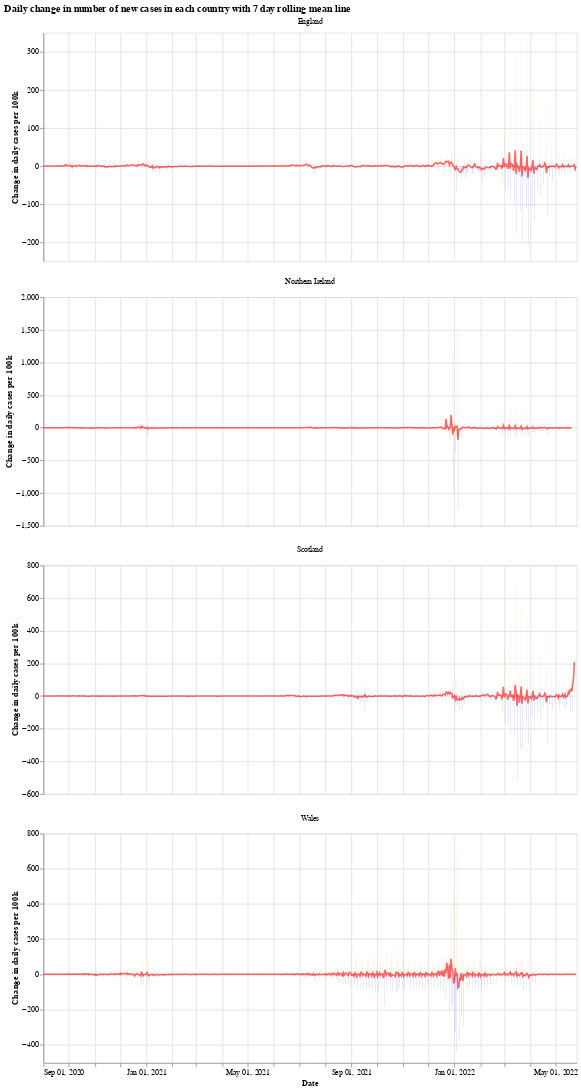

Here is the notebook cell this chart was saved with:
### Markdown cell above
We will use the Python library `Altair` for visualising the data, see the [altair docs](https://altair-viz.github.io/) for more information.

First we have a graph which shows the daily change in the number of new cases for each country. This number jumps up and down all over the place, which is likely due to delay in reporting of new cases over the weekend. Another interesting thing is that it looks like the daily cases in Wales experienced a much shorter period of calm over the summer (calm in the sense of daily cases not jumping up and down).

The orange bars are days when the number of new cases (per 100k population) was more than the previous day, while the blue are days when the number of new cases dropped. The red line is the 7 day moving average. 

When the moving average line is below 0, it means that there is a consistent drop in new cases. We can see this clearly happening around the times that lockdowns were introduced (though, to varying degrees). I will update the graphs soon with a marker of when each lockdown started.

### Code cell
# collapse
import altair as alt

bars = alt.Chart(uk_cases).mark_bar().encode(
    x=alt.X("yearmonthdate(date):T", axis=alt.Axis(title='Date')),
    y=alt.Y("casesChangeRate:Q", axis=alt.Axis(title='Change in daily cases per 100k')),
    tooltip='casesChange',
    color=alt.condition(
        alt.datum.casesChangeRate > 0,
        alt.value("orange"),  # The positive color
        alt.value("blue")  # The negative color
    )
).properties(title='Daily change in number of new cases with 7 day rolling mean',width=700).interactive()

line = alt.Chart(uk_cases).mark_line(
    color='red',
    size=2,
    opacity=0.6
).transform_window(
    rolling_mean='mean(casesChangeRate)',
    frame=[0, 7],
    groupby=['areaName']
).encode(
    x='yearmonthdate(date):T',
    y='rolling_mean:Q'
)

alt.layer(bars, line, data=uk_cases).facet(alt.Column(
    'areaName', title=''), columns=1).resolve_scale(y='independent').properties(title='Daily change in number of new cases in each country with 7 day rolling mean line')

### Figure 1 — Vega-Lite specification as saved in the notebook (floating-point values rounded to 4 significant figures; data arrays with more than 128 entries replaced by an {"elided": "..."} marker saying what was removed)
{"config": {"view": {"continuousWidth": 400, "continuousHeight": 300}}, "data": {"name": "data-4d267990a3048003ab6245c65f36c2e9"}, "facet": {"type": "nominal", "field": "areaName", "title": ""}, "spec": {"layer": [{"mark": "bar", "encoding": {"color": {"condition": {"value": "orange", "test": "(datum.casesChangeRate > 0)"}, "value": "blue"}, "tooltip": {"type": "quantitative", "field": "casesChange"}, "x": {"type": "temporal", "axis": {"title": "Date"}, "field": "date", "timeUnit": "yearmonthdate"}, "y": {"type": "quantitative", "axis": {"title": "Change in daily cases per 100k"}, "field": "casesChangeRate"}}, "selection": {"selector001": {"type": "interval", "bind": "scales", "encodings": ["x", "y"]}}, "title": "Daily change in number of new cases with 7 day rolling mean", "width": 700}, {"mark": {"type": "line", "color": "red", "opacity": 0.6, "size": 2}, "encoding": {"x": {"type": "temporal", "field": "date", "timeUnit": "yearmonthdate"}, "y": {"type": "quantitative", "field": "rolling_mean"}}, "transform": [{"window": [{"op": "mean", "field": "casesChangeRate", "as": "rolling_mean"}], "frame": [0, 7], "groupby": ["areaName"]}]}]}, "columns": 1, "resolve": {"scale": {"y": "independent"}}, "title": "Daily change in number of new cases in each country with 7 day rolling mean line", "$schema": "https://vega.github.io/schema/vega-lite/v4.8.1.json", "datasets": {"data-4d267990a3048003ab6245c65f36c2e9": {"elided": "2521 records"}}}
